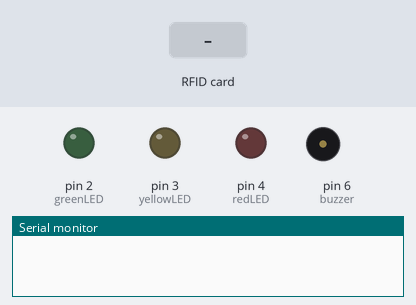
Recording of a sketch running on a simulated Arduino Uno, built with avr-gcc and run on an emulated ATmega328P. Shown: output pins drawn as LEDs (lit = HIGH), buzzer (waves = sounding, pin HIGH), the last lines printed to the serial monitor. The inputs (shaded band) are chosen by the test bench. The local clock reads 2024-03-15 10:24:30 at power-on unless the sketch sets it; EEPROM starts erased; pins used as bus, display or sensor lines are not drawn.

Above: at 1.2 s.
1.3 s: RFID card A1 B2 C3 D4 held to the reader
At 1.58 s:
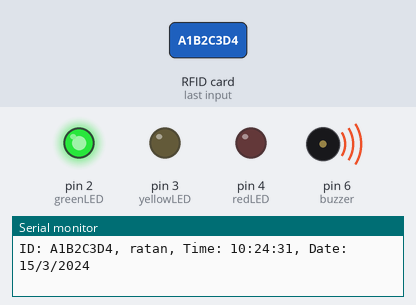
4.6 s: RFID card 11 22 33 44 held to the reader
At 5.9 s:
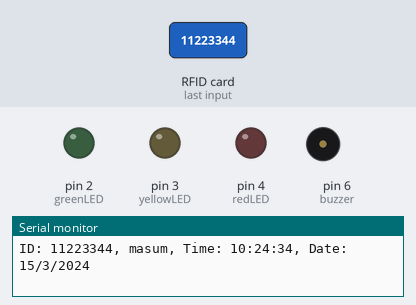
6.2 s: RFID card 55 66 77 88 held to the reader
At 6.48 s:
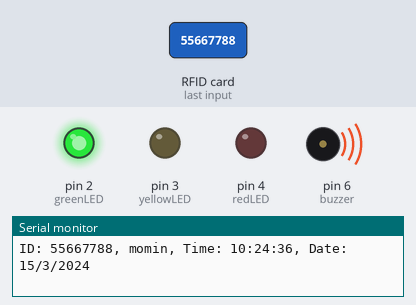
Timing chart, 0 to 8.8 s (numbered marks = the images above; inputs shaded):
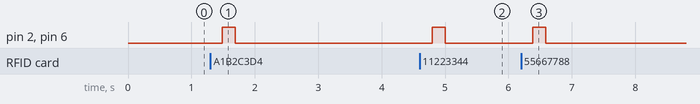

Measured:
- after the input at 1.3 s, pin 2 (greenLED), pin 6 (buzzer): LOW → HIGH after 0.19 s, → LOW 0.20 s later
- after the input at 4.6 s, pin 2 (greenLED), pin 6 (buzzer): LOW → HIGH after 0.20 s, → LOW 0.20 s later
- after the input at 6.2 s, pin 2 (greenLED), pin 6 (buzzer): LOW → HIGH after 0.18 s, → LOW 0.20 s later

The sketch:

RFID_Offline_Attendance_Device.ino
```cpp
#include <SPI.h>
#include <MFRC522.h>
#include <Wire.h>
#include <RTClib.h>
#include <EEPROM.h>

#define RST_PIN 9
#define SS_PIN 10
MFRC522 rfid(SS_PIN, RST_PIN);
RTC_DS1307 rtc;

const int greenLED = 2;
const int yellowLED = 3;
const int redLED = 4;
const int buzzer = 6;

int eepromAddress = 0;

void setup() {
  Serial.begin(9600);
  SPI.begin();
  rfid.PCD_Init();
  Wire.begin();
  rtc.begin();

  pinMode(greenLED, OUTPUT);
  pinMode(yellowLED, OUTPUT);
  pinMode(redLED, OUTPUT);
  pinMode(buzzer, OUTPUT);

  if (!rtc.isrunning()) {
    Serial.println("RTC not running, setting time...");
    rtc.adjust(DateTime(F(__DATE__), F(__TIME__)));
  }
}

void loop() {
  if (!rfid.PICC_IsNewCardPresent() || !rfid.PICC_ReadCardSerial()) {
    return;
  }

  String uid = "";
  for (byte i = 0; i < rfid.uid.size; i++) {
    uid += String(rfid.uid.uidByte[i] < 0x10 ? "0" : "");
    uid += String(rfid.uid.uidByte[i], HEX);
  }
  uid.toUpperCase();

  // Map UID to name (example hardcoded)
  String name = "Unknown";
  if (uid == "A1B2C3D4") name = "ratan";
  else if (uid == "11223344") name = "masum";
  else if (uid == "55667788") name = "momin";

  DateTime now = rtc.now();
  String timestamp = String(now.hour()) + ":" + String(now.minute()) + ":" + String(now.second());
  String date = String(now.day()) + "/" + String(now.month()) + "/" + String(now.year());

  String log = "ID: " + uid + ", " + name + ", Time: " + timestamp + ", Date: " + date;
  Serial.println(log);

  storeInEEPROM(log);

  // Feedback
  digitalWrite(buzzer, HIGH);
  digitalWrite(greenLED, HIGH);
  delay(200);
  digitalWrite(buzzer, LOW);
  digitalWrite(greenLED, LOW);

  rfid.PICC_HaltA();
  delay(1000);
}

void storeInEEPROM(String data) {
  for (int i = 0; i < data.length(); i++) {
    EEPROM.write(eepromAddress++, data[i]);
    if (eepromAddress >= EEPROM.length()) {
      Serial.println("EEPROM full!");
      return;
    }
  }
  EEPROM.write(eepromAddress++, '\n');  // Newline separator
}

void serialEvent() {
  if (Serial.available()) {
    String command = Serial.readStringUntil('\n');
    command.trim();
    if (command == "SHOW") {
      Serial.println("Reading EEPROM data:");
      for (int i = 0; i < eepromAddress; i++) {
        char c = EEPROM.read(i);
        Serial.print(c);
      }
      Serial.println("\n--- End of Data ---");
    }
  }
}
```
